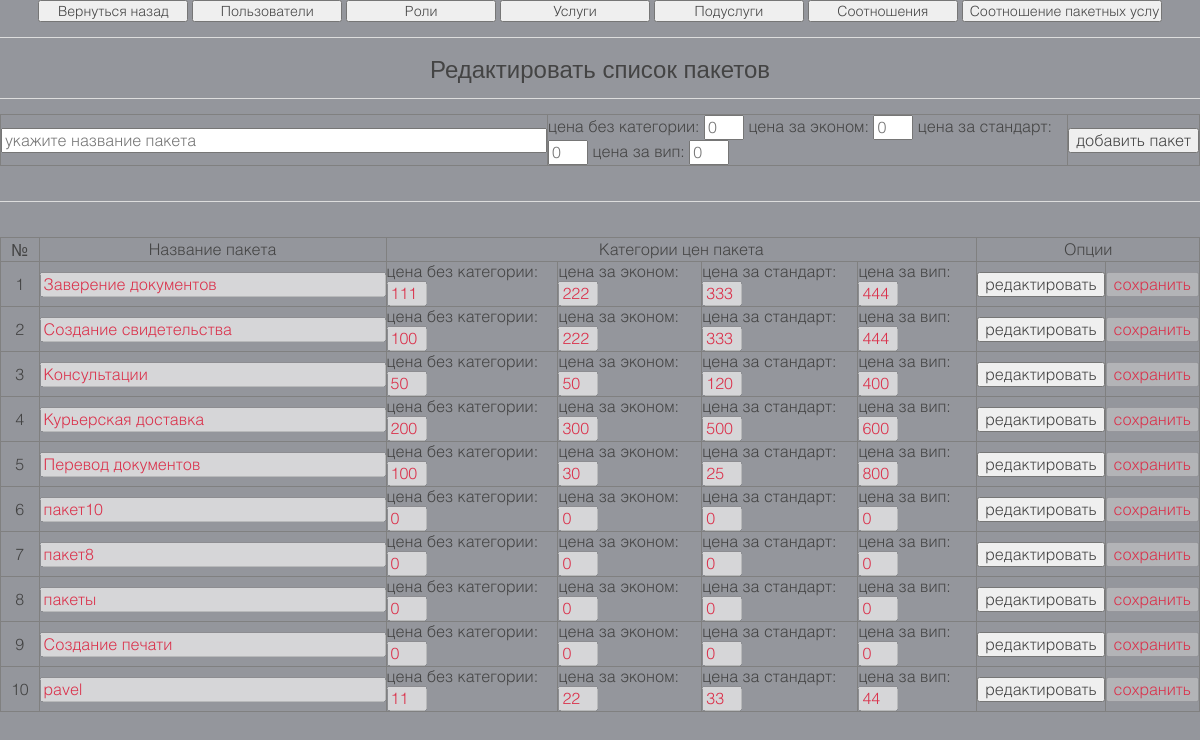
Screenshot of /templates/adminzone/admpackets.php (signed in) with the database file from the repository.
### tables this page shows
CREATE TABLE IF NOT EXISTS `system_packets` (
  `packet_id` int(11) NOT NULL AUTO_INCREMENT,
  `packet_name` varchar(100) NOT NULL,
  `packet_type` varchar(40) NOT NULL,
  `price_common` int(11) NOT NULL,
  `price_econom` int(11) NOT NULL,
  `price_standart` int(11) NOT NULL,
  `price_vip` int(11) NOT NULL,
  PRIMARY KEY (`packet_id`),
  UNIQUE KEY `packet_name` (`packet_name`)
);

### templates/adminzone/admpackets.php (the view, shortened to what this page needs)
<html lang="en-gb" dir="ltr">
    <head>
        <link rel="stylesheet" href="../css/uikit.css">
    </head>
    <body class="tm-background">
        <center><input value="Вернуться назад" onclick="location.href='../adminpanel'" type="button" style="width: 150px"> <input value="Пользователи" onclick="location.href='admusers.php'" type="button" style="width: 150px"> <input value="Роли" onclick="location.href='admroles.php'" type="button" style="width: 150px"> <input value="Услуги" onclick="location.href='admservices.php'" type="button" style="width: 150px"> <input value="Подуслуги" onclick="location.href='admpodservices.php'" type="button" style="width: 150px"> <input value="Соотношения" onclick="location.href='admrelations.php'" type="button" style="width: 150px"> <input value="Соотношение пакетных услуг" onclick="location.href='admpacketsrelation.php'" type="button" style="width: 200px"></center>
        <hr>
        <center><h2>Редактировать список пакетов</h2></center>
        <hr>
    </body>
</html>
<?php
echo    "<table border='1' cellspacing='0' cellpadding='0' align='center'>";
echo        "<tr>";
echo            "<td width='400'>";
echo                "<input type='text' id='newPacket' size='74' placeholder='укажите название пакета'>";
echo            "</td>";
echo            "<td width='700' colspan='4'>";
echo                "цена без категории: <input type='text' id='commonPrice' class='price' size='3' placeholder='0' maxlength='6'> цена за эконом: <input type='text' id='economPrice' class='price' size='3' placeholder='0' maxlength='6'> цена за стандарт: <input type='text' id='standartPrice' class='price' size='3' placeholder='0' maxlength='6'> цена за вип: <input type='text' class='price' id='vipPrice' size='3' placeholder='0' maxlength='6'>";
echo            "</td>";
echo            "<td width='100'>";
echo                "<input type='button' id='addpacket' value='добавить пакет' size='62'>";
echo            "</td>";
echo        "</tr>";
echo    "</table>";
echo    "<hr>";
$currentPackets = mysql_query("SELECT * FROM system_packets ORDER BY packet_id ASC");
echo "<table border='1' cellspacing='0' cellpadding='0' align='center'>";
echo    "<tr><td width='50'><center>№</center></td><td width='300'><center>Название пакета</center></td><td width='800' colspan='4'><center>Категории цен пакета</center></td><td width='150' colspan='2'><center>Опции</center></td></tr>";
$row_counter = 0;
while ($getPacketFields = mysql_fetch_array($currentPackets))
{
    $row_counter++;
    echo "<tr>";
    echo    "<td width='50'><center>".$getPacketFields['packet_id']."</center></td>";
    echo    "<td width='200'><input type='text' id='packet".$row_counter."' value='".$getPacketFields['packet_name']."' size='46' disabled></td>";
    echo    "<td width='198'>цена без категории: <input type='text' id='commonPrice".$getPacketFields['packet_id']."' class='price' size='3' value='".$getPacketFields['price_common']."' placeholder='0' maxlength='6' disabled></td><td width='170'>цена за эконом: <input type='text' id='economPrice".$getPacketFields['packet_id']."' class='price' size='3' class='price' value='".$getPacketFields['price_econom']."' placeholder='0' maxlength='6' disabled></td><td width='180'>цена за стандарт: <input type='text' id='standartPrice".$getPacketFields['packet_id']."' size='3' class='price' value='".$getPacketFields['price_standart']."' placeholder='0' maxlength='6' disabled></td><td width='145'>цена за вип: <input type='text' id='vipPrice".$getPacketFields['packet_id']."' class='price' size='3' value='".$getPacketFields['price_vip']."' maxlength='6' placeholder='0' disabled></td>";
    echo "<td width='50'>";
        if ($getPacketFields['packet_id'] > 0 )
        {
            echo "<center><input type='button' id='editPacketData".$row_counter."' value='редактировать'></center></td>";
        } else
        {
            echo "";
        }
    echo "<td width='50'>";
        if ($getPacketFields['packet_id'] > 0 )
        {
            echo "<center><input type='button' id='savePacketData".$row_counter."' value='сохранить' disabled></center></td>";
        } else
        {
            echo "";
        }
    echo "</tr>";
}
echo "</table>";
?>

### rows the page displays
system_packets: packet_id "1", packet_name "Заверение документов", price_common "111", price_econom "222", price_standart "333", price_vip "444"
system_packets: packet_id "2", packet_name "Создание свидетельства", price_common "100", price_econom "222", price_standart "333", price_vip "444"
system_packets: packet_id "3", packet_name "Консультации", price_common "50", price_econom "50", price_standart "120", price_vip "400"
system_packets: packet_id "4", packet_name "Курьерская доставка", price_common "200", price_econom "300", price_standart "500", price_vip "600"
system_packets: packet_id "5", packet_name "Перевод документов", price_common "100", price_econom "30", price_standart "25", price_vip "800"
system_packets: packet_id "6", packet_name "пакет10", price_common "0", price_econom "0", price_standart "0", price_vip "0"
system_packets: packet_id "7", packet_name "пакет8", price_common "0", price_econom "0", price_standart "0", price_vip "0"
system_packets: packet_id "8", packet_name "пакеты", price_common "0", price_econom "0", price_standart "0", price_vip "0"
system_packets: packet_id "9", packet_name "Создание печати", price_common "0", price_econom "0", price_standart "0", price_vip "0"
system_packets: packet_id "10", packet_name "pavel", price_common "11", price_econom "22", price_standart "33", price_vip "44"
